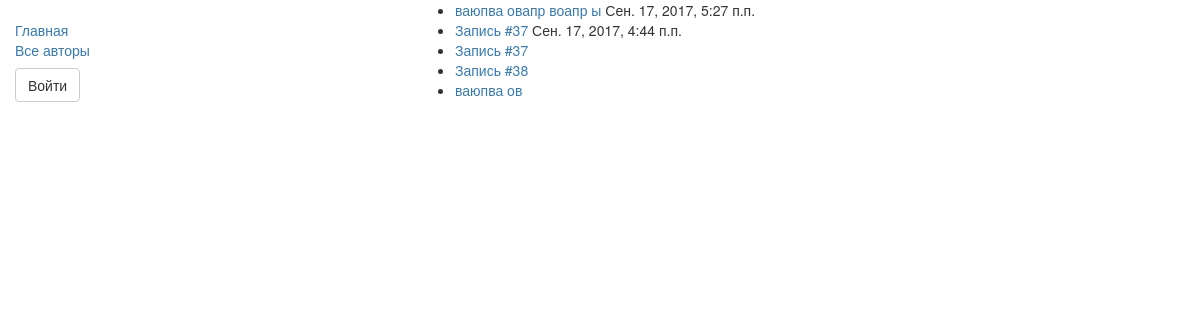
Page /blog/3/ on the committed database.
### blog/models.py (models this page shows, shortened)
class Post(models.Model):
    title = models.CharField(max_length=256, verbose_name='Заголовок')
    created = models.DateTimeField(auto_now_add=True, verbose_name='Создано')
    published = models.DateTimeField(blank=True, null=True, verbose_name='Опубликовано')
    content = models.TextField(verbose_name='Контент')
    author = models.ForeignKey(Profile, related_name='author', verbose_name='Автор')
    def get_absolute_url(self):
        return '/post/%i/' % self.pk
    class Meta:
        ordering = ('-published',)

### blog/views.py (the view)
# urls.py: url(r'^blog/(?P<author_id>\d+)/$', views.AuthorBlogList.as_view(), name='author_blog_list'),
class AuthorBlogList(ListView):
    model = Post
    context_object_name = 'author_posts_list'
    pk_url_kwarg = "author_id"
    template_name = 'posts/author_posts_list.html'
    def get_queryset(self):
        author_id = int(self.kwargs['author_id'])
        return Post.objects.filter(author_id=author_id)
    def get_context_data(self, *args, **kwargs):
        context = super(AuthorBlogList, self).get_context_data(**kwargs)
        print('AuthorBlogList.context:', int(self.kwargs['author_id']), self.request.user.id)
        context['can_create'] = int(self.kwargs['author_id']) == self.request.user.id
        return context

### blog/templates/posts/author_posts_list.html (shortened to what this page needs)
{% extends 'base_generic.html' %} {% block title %}Мой Блог{% endblock title %} {% block content %} {% if author_posts_list %}
<ul>
    {% for post in author_posts_list %}
    <li>
        <a href="{{ post.get_absolute_url }}">{{ post.title }}</a> {% if post.published %} {{ post.published }} {% else %} {% if user.id == post.author_id %}
        <a href="{% url 'publicate_post' pk=post.id %}" class="btn navbar-btn">Опубликовать</a> {% endif %} {% endif %}
    </li>
    {% endfor %}
</ul>
 {% else %}
<p>Автор пока ничего не написал...</p>
{% endif %} {% endblock content %}

### rows in the picture
Post: title "ваюпва овапр воапр ы", published "Сен. 17, 2017, 5:27 п.п."
Post: title "Запись #37", published "Сен. 17, 2017, 4:44 п.п."
Post: title "Запись #37"
Post: title "Запись #38"
Post: title "ваюпва ов"
